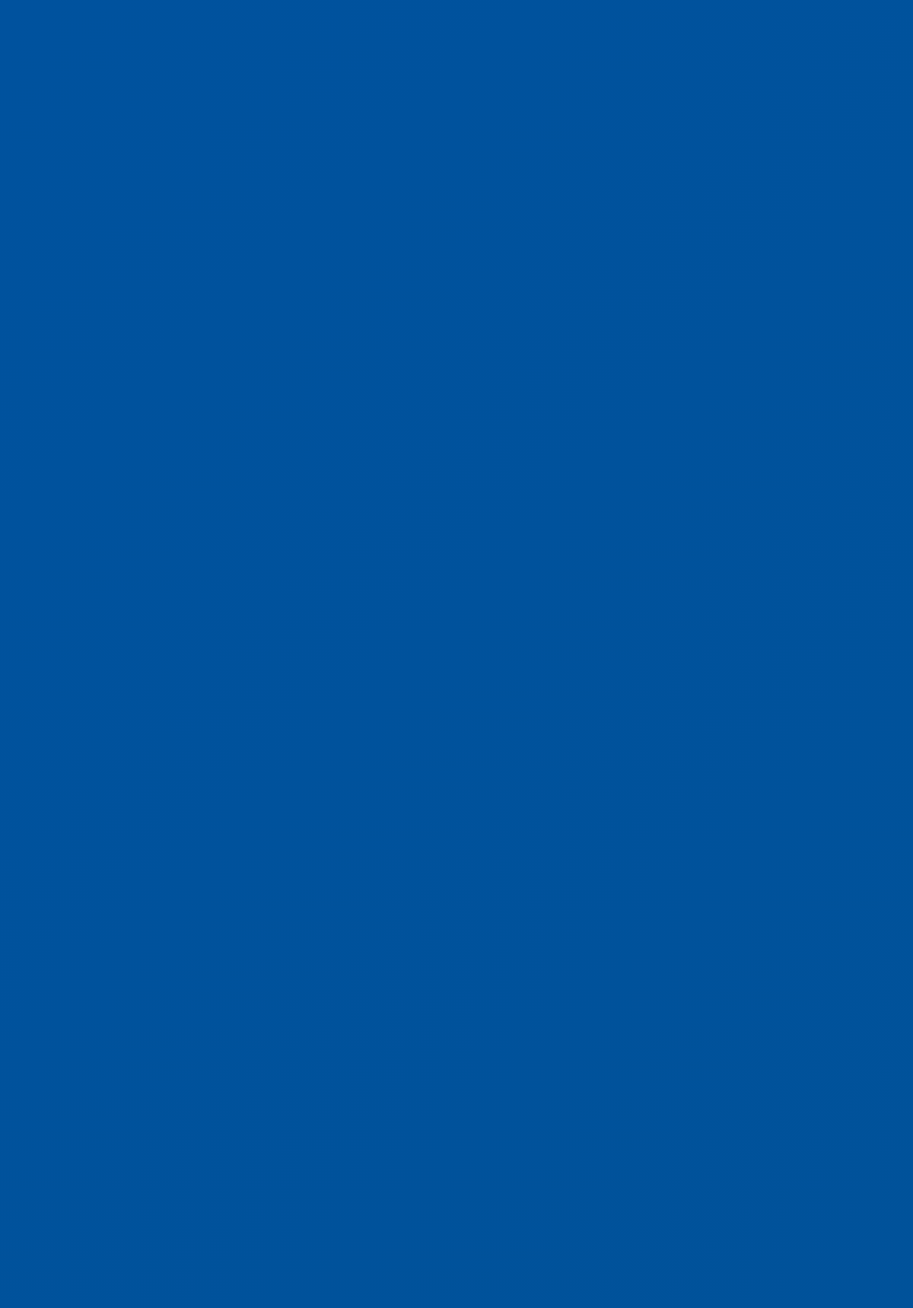
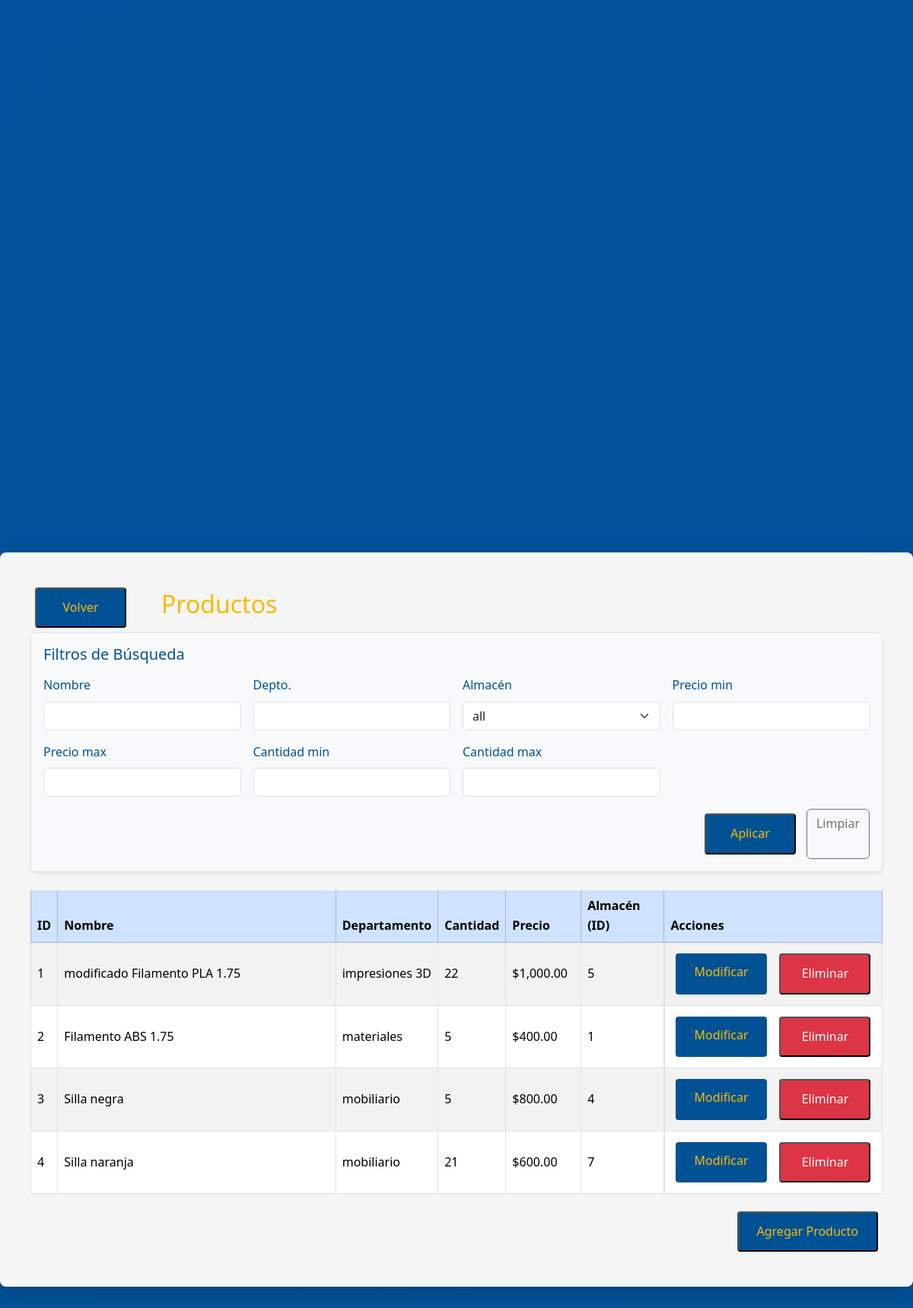
Page /productos (signed in) on the committed database (2 pictures, top to bottom).
### tables this page shows
CREATE TABLE "productos" (
	"id"	INTEGER NOT NULL,
	"nombre"	TEXT NOT NULL,
	"precio"	REAL NOT NULL,
	"cantidad"	INTEGER NOT NULL,
	"departamento"	TEXT NOT NULL, almacen INTEGER,
	PRIMARY KEY("id")
);

### app.py (the view)
@app.route('/productos')
@login_requerido
def productos():
    conn = get_db_connection()
    cursor = conn.cursor()
    nombre = request.args.get('nombre', '').strip()
    departamento = request.args.get('departamento', '').strip()
    almacen_id = request.args.get('almacen_id', '').strip()
    precio_min = request.args.get('precio_min', '').strip()
    precio_max = request.args.get('precio_max', '').strip()
    cantidad_min = request.args.get('cantidad_min', '').strip()
    cantidad_max = request.args.get('cantidad_max', '').strip()
    query = 'SELECT * FROM productos WHERE 1=1'
    params = []
    if nombre:
        query += ' AND nombre LIKE ?'
        params.append('%' + nombre + '%')
    if departamento:
        query += ' AND departamento LIKE ?'
        params.append('%' + departamento + '%')
    if almacen_id:
        query += ' AND almacen = ?'
        params.append(almacen_id)
    if precio_min and precio_min.replace('.', '', 1).isdigit():
        query += ' AND precio >= ?'
        params.append(float(precio_min))
    if precio_max and precio_max.replace('.', '', 1).isdigit():
        query += ' AND precio <= ?'
        params.append(float(precio_max))
    if cantidad_min and cantidad_min.isdigit():
        query += ' AND cantidad >= ?'
        params.append(int(cantidad_min))
    if cantidad_max and cantidad_max.isdigit():
        query += ' AND cantidad <= ?'
        params.append(int(cantidad_max))
    cursor.execute(query, params)
    productos = cursor.fetchall()
    almacenes_list = conn.execute('SELECT id, nombre FROM almacenes').fetchall()
    conn.close()
    filter_values = {
        'nombre': nombre, 'departamento': departamento, 'almacen_id': almacen_id,
        'precio_min': precio_min, 'precio_max': precio_max,
        'cantidad_min': cantidad_min, 'cantidad_max': cantidad_max
    }
    return render_template('productos.html',
                           productos=productos,
                           almacenes=almacenes_list,
                           usuario=session.get('rol'),
                           rol=session.get('rol'),
                           filter_values=filter_values)

### app.py (called while the page is built)
def login_requerido(f):
    @wraps(f)
    def decorated_function(*args, **kwargs):
        if 'usuario' not in session:
            flash('Debe iniciar sesión para acceder a esta página', 'warning')
            return redirect(url_for('login'))
        return f(*args, **kwargs)
    return decorated_function

def get_db_connection():
    conn = sqlite3.connect('instance/InventarioBD.db')
    conn.row_factory = sqlite3.Row
    return conn

### templates/productos.html (shortened to what this page needs)
<!DOCTYPE html>
<html lang="en">
<head>
    <link href="https://cdn.jsdelivr.net/npm/bootstrap@5.3.3/dist/css/bootstrap.min.css" rel="stylesheet">
    <link rel="stylesheet" href="../static/css/base.css">
    <link rel="stylesheet" href="../static/css/components/buttons.css">
    <link rel="stylesheet" href="../static/css/components/headers.css">
    <link rel="stylesheet" href="../static/css/pages/productos.css">
</head>
<body>
<div class="container">
    <div class="container-header">
        <button type="button" class="pestana-volver-atras"
                onclick="window.location.href='{{ url_for('inicio') }}'">
            Volver
        </button>
        <h2>Productos</h2>
    </div>
    <div class="filtros-busqueda p-3 mb-4 border rounded shadow-sm bg-light">
        <h5 class="mb-3">Filtros de Búsqueda</h5>
        <form method="GET" action="{{ url_for('productos') }}">
            <div class="row g-3">
                <div class="col-md-3">
                    <label for="nombre" class="form-label">Nombre</label>
                    <input type="text" id="nombre" name="nombre" class="form-control"
                           value="{{ filter_values.nombre }}">
                </div>
                <div class="col-md-3">
                    <label for="departamento" class="form-label">Depto.</label>
                    <input type="text" id="departamento" name="departamento" class="form-control"
                           value="{{ filter_values.departamento }}">
                </div>
                <div class="col-md-3">
                    <label for="almacen_id" class="form-label">Almacén</label>
                    <select id="almacen_id" name="almacen_id" class="form-select">
                        <option value="">all</option>
                    </select>
                </div>
                <div class="col-md-3">
                    <label class="form-label">Precio min</label>
                    <input type="number" step="0.01" name="precio_min" class="form-control"
                           value="{{ filter_values.precio_min }}">
                </div>
                <div class="col-md-3">
                    <label class="form-label">Precio max</label>
                    <input type="number" step="0.01" name="precio_max" class="form-control"
                           value="{{ filter_values.precio_max }}">
                </div>
                <div class="col-md-3">
                    <label class="form-label">Cantidad min</label>
                    <input type="number" name="cantidad_min" class="form-control"
                           value="{{ filter_values.cantidad_min }}">
                </div>
                <div class="col-md-3">
                    <label class="form-label">Cantidad max</label>
                    <input type="number" name="cantidad_max" class="form-control"
                           value="{{ filter_values.cantidad_max }}">
                </div>
            </div>
            <div class="mt-3 d-flex justify-content-end gap-2">
                <button type="submit" >Aplicar</button>
                <a href="{{ url_for('productos') }}" class="btn btn-outline-secondary">Limpiar</a>
            </div>
        </form>
    </div>
    <div class="tabla-datos">
        <div class="table-responsive" style="max-height: 400px; overflow-y: auto;">
            <table class="table table-bordered table-striped table-hover align-middle shadow-sm bg-white">
                <thead class="table-primary sticky-top">
                    <tr>
                        <th>ID</th>
                        <th>Nombre</th>
                        <th>Departamento</th>
                        <th>Cantidad</th>
                        <th>Precio</th>
                        <th>Almacén (ID)</th>
                        <th>Acciones</th>
                    </tr>
                </thead>
                <tbody>
                    {% for p in productos %}
                    <tr>
                        <td>{{ p['id'] }}</td>
                        <td>{{ p['nombre'] }}</td>
                        <td>{{ p['departamento'] }}</td>
                        <td>{{ p['cantidad'] }}</td>
                        <td>${{ "{:,.2f}".format(p['precio']) }}</td>
                        <td>{{ p['almacen'] }}</td>
                        <td class="d-flex gap-1">
                            {% if rol == 'ADMIN' or rol == 'PRODUCTOS' %}
                                <a href="{{ url_for('modificar_producto', id=p['id']) }}" class="modify-button">Modificar</a>
                                <form method="POST" action="{{ url_for('eliminar_producto', id=p['id']) }}"
                                      onsubmit="return confirm('¿Está seguro de que desea eliminar el producto {{ p['nombre'] }}?');">
                                    <button type="submit" class="eliminar-button">Eliminar</button>
                                </form>
                            {% else %}
                                <span class="text-muted">No Autorizado</span>
                            {% endif %}
                        </td>
                    </tr>
                    {% endfor %}
                </tbody>
            </table>
        </div>
        <div class="apartado-botones-secundarios mt-3 d-flex justify-content-end gap-2">
            {% if rol == 'ADMIN' or rol == 'PRODUCTOS' %}
                <button type="button" onclick="window.location.href='{{ url_for('crear_producto') }}'">
                    Agregar Producto
                </button>
            {% endif %}
        </div>
    </div>
</div>
</body>
</html>

### static/css/base.css (style rules this page uses)
:root { --azul-unison: #00529e; --azul-oscuro-unison: #015294; --dorado-unison: #f8bb00; --dorado-oscuro-unison: #d99e30; --blanco: #ffffff; --texto-principal: #333333; }
body { background: linear-gradient(135deg, #00529e 0%, #015294 100%); min-height: 100vh; line-height: 1.6; color: var(--azul-oscuro-unison); display: flex; align-items: center; justify-content: center; margin: 0; font-family: 'Segoe UI', Tahoma, Geneva, Verdana, sans-serif; padding: 0; }
.container { background-color: #f5f5f5; border-radius: 8px; padding: 40px; width: 100%; max-width: 1300px; box-shadow: 0 8px 24px rgba(0, 0, 0, 0.2); }

### static/css/components/buttons.css (style rules this page uses)
button, .modify-button, .eliminar-button { padding: 12px 24px; font-size: 16px; min-width: 120px; margin: 6px; border-radius: 4px; cursor: pointer; background-color: var(--azul-oscuro-unison); color: var(--dorado-unison); text-decoration: none; transition: background-color 0.3s ease; font-family: 'Segoe UI', Tahoma, Geneva, Verdana, sans-serif; }
.apartado-botones-secundarios { display: flex; justify-content: center; text-align: center; }
.pestana-volver-atras { justify-self: flex-start; }
.eliminar-button { background-color: #dc3545; color: #ffffff; }

### static/css/components/headers.css (style rules this page uses)
.container-header { display: flex; align-items: center; justify-content: flex-start; }
.container-header h2 { display: flex; align-items: center; color: var(--dorado-unison); margin-left: 40px; }

### rows in the picture
productos: id "1", nombre "modificado Filamento PLA 1.75", departamento "impresiones 3D", cantidad "22", precio "1,000.00", almacen "5"
productos: id "2", nombre "Filamento ABS 1.75", departamento "materiales", cantidad "5", precio "400.00", almacen "1"
productos: id "3", nombre "Silla negra", departamento "mobiliario", cantidad "5", precio "800.00", almacen "4"
productos: id "4", nombre "Silla naranja", departamento "mobiliario", cantidad "21", precio "600.00", almacen "7"
